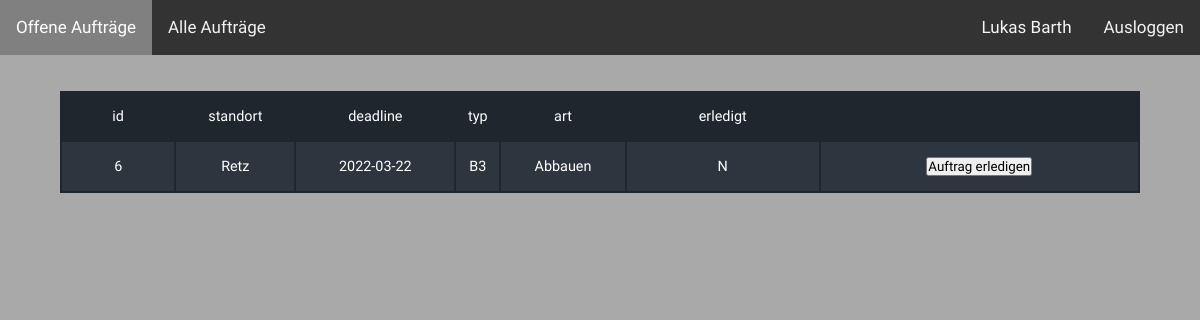
Before: /pages/arbeiter_pages/arbeiter.php (signed in) with the older database file.
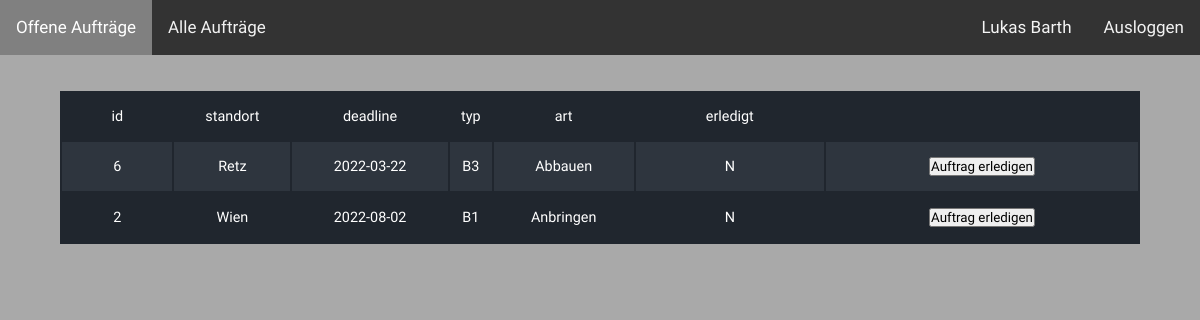
After: the same page with the newer database file.
### tables this page shows
create table Arbeiter(
ID int NOT NULL AUTO_INCREMENT,
Vorname varchar(40) NOT NULL,
Nachname varchar(40) NOT NULL,
Telefonnummer varchar(30),
Email varchar(40) NOT NULL,
Passwort varchar(40) NOT NULL,
PRIMARY KEY (ID)
);

create table Auftrag(
ID int NOT NULL AUTO_INCREMENT,
Preis int NOT NULL,
Erstelldatum DATE,
Deadline DATE NOT NULL,
Art varchar(40), 
Erledigt VARCHAR(1) NOT NULL DEFAULT 'N',
LogoID int NOT NULL,
KundeID int NOT NULL,
ArbeiterID int NOT NULL,
primary key (id),
FOREIGN KEY (LogoID) REFERENCES Logo(ID),
FOREIGN KEY (KundeID) REFERENCES Kunde(ID),
FOREIGN KEY (ArbeiterID) REFERENCES Arbeiter(ID)
);

create table Logo(
ID int NOT NULL AUTO_INCREMENT,
Standort varchar(40) NOT NULL,
Zustand varchar(40),
Typ varchar(40) NOT NULL,
PRIMARY KEY (ID)
);

### php_functions/session.php (called while the page is built, shortened)
<?php
include "connect.php";
$email_check = $_SESSION["Email"];
$pass_check = $_SESSION["Passwort"];
$mode_check = $_SESSION["Mode"];
if (!($_SESSION["Email"] === "admin@mail.com" && $_SESSION["Passwort"] === "1234")) {
    if ($mode_check === "Arbeiter") {
        $sql = "SELECT * FROM arbeiter WHERE Email='$email_check' AND Passwort='$pass_check'";
    } else {
        $sql = "SELECT * FROM kunde WHERE Email='$email_check' AND Passwort='$pass_check'";
    }
    $result = mysqli_query($conn, $sql);
    if (mysqli_num_rows($result) === 1) {
        $row = mysqli_fetch_assoc($result);
        if (
            $row["Email"] === $email_check &&
            $row["Passwort"] === $pass_check
        ) {
            $login_session = $row["Vorname"] . " " . $row["Nachname"];
        } else {
            header("location: ../pages/index.php");
            die();
        }
    } else {
        header("location: ../pages/index.php");
        die();
    }
}
else
{
    $login_session = "Admin";
}
?>

### php_functions/display_data.php (the view, shortened to what this page needs)
<?php
function display_data_erledigt($data) {
    $output = "<table class='data_table'>";
    foreach($data as $row => $var) {
        $output .= '<tr>';
        if($row===0) {
            foreach($var as $col => $val) {
                $output .= "<td>" . $col . '</td>';
            }
            $output .= '</tr>';
        }
        foreach($var as $val) {
            $output .= '<td>' . $val . '</td>';
        }
        $output .= '<td>' . '<form action="../../php_functions/erledigt.php" method="post">' . '<input type="hidden" value='. $var["id"] .' name="auftrag_id" /><input type="submit" value="Auftrag erledigen"> </form>' . '</td>';
        $output .= '</tr>';
    }
    $output .= '</table>';
    echo $output;
}

### pages/arbeiter_pages/arbeiter.php (shortened to what this page needs)
<?php
include "../../php_functions/session.php";
include "../../php_functions/connect.php";
include "../../php_functions/display_data.php";
?>
<html lang="en">
<head>
    <link rel="stylesheet" href="../../css_files/overview.css">
</head>
<body>
<div class="topnav">
    <a class="active" href="arbeiter.php">Offene Aufträge</a>
    <a href="alle_auftraege.php">Alle Aufträge</a>
    <a class="logout" href = "../../php_functions/logout.php">Ausloggen</a>
    <a class="name" ><?php echo $login_session?></a>
</div>
<?php
$query = "select auftrag.id ,logo.standort, deadline, typ, art, erledigt
from logo join auftrag on logo.id = auftrag.logoid join arbeiter on auftrag.arbeiterid = arbeiter.id
 WHERE Email='$email_check' AND Passwort='$pass_check' and Erledigt = 'N' order by Deadline;
";
$result = mysqli_query($conn, $query);
display_data_erledigt($result);
?>
</body>
</html>

### css_files/overview.css (style rules this page uses)
* { box-sizing: border-box; margin: 0; padding: 0; font-family: Raleway, sans-serif; }
html { font-size: 62.5%; }
body { font-family: 'Roboto', 'Helvetica Neue', Helvetica, Arial, sans-serif; font-size: 1.6rem; line-height: 1.6; -webkit-font-smoothing: antialiased; -moz-osx-font-smoothing: grayscale; background-color: darkgrey; }
table { margin-left: auto; margin-right: auto; width: 90%; min-width: 300px; margin-bottom: 2.4rem; background-color: #20262e; color: #fff; overflow: hidden; }
table td:before { color: #28b1de; }
table td { display: block; font-size: 90%; }
table td:first-child { padding-top: 1rem; }
table td:last-child { padding-bottom: 1rem; }
table td:before { content: attr(data-th) ':\00a0'; font-weight: bold; min-width: 8rem; display: inline-block; }
@media (min-width: 600px) { table td:before { display: none; } }
@media (min-width: 600px) { table td { display: table-cell; text-align: center; } }
@media (min-width: 600px) { table td:first-child, table td:last-child { padding: 1.5rem 2rem; } }
.topnav { background-color: #333; overflow: hidden; }
.topnav a { float: left; color: #f2f2f2; text-align: center; padding: 14px 16px; text-decoration: none; font-size: 17px; }
.topnav a.active { background-color: grey; color: white; }
a.logout { float: right; color: #f2f2f2; text-align: center; padding: 14px 16px; text-decoration: none; font-size: 17px; }
a.name { color: whitesmoke; float: right; text-align: center; padding: 14px 16px; text-decoration: none; font-size: 17px; }
.data_table { margin-top: 3%; }

Changed rows visible on the page:
now on this page (row edited): auftrag: ID "2", LogoID.Standort "Wien", Deadline "2022-08-02", LogoID.Typ "B1", Art "Anbringen", Erledigt "N"
